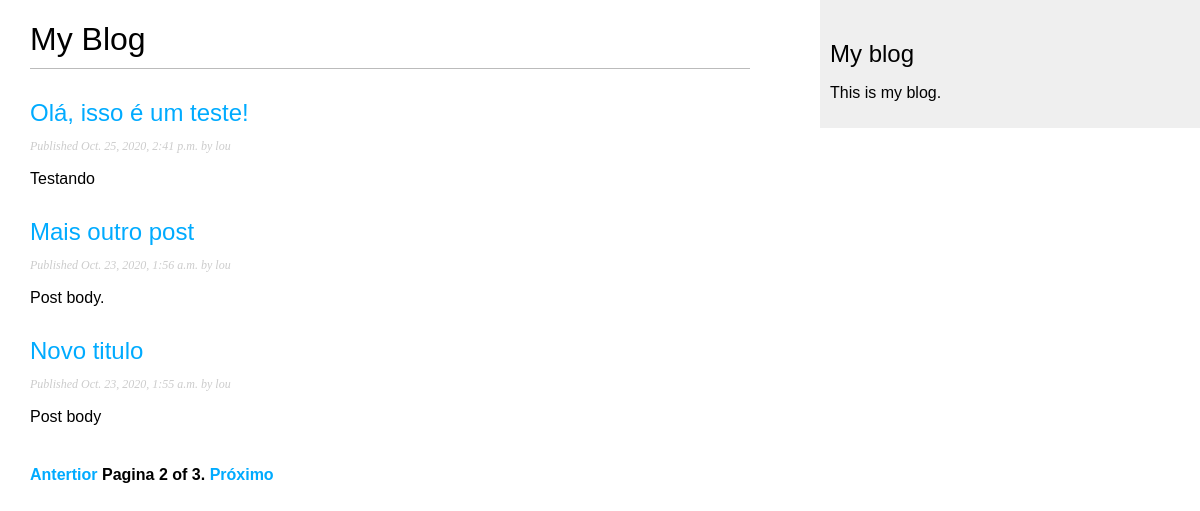
The page /blog_app/?page=2 on the database its author committed.
### blog_app/models.py (models this page shows, shortened)
class Post(models.Model):
    ESCOLHA_STATUS = (
        ('rascunho', 'Rascunho'),
        ('publicado', 'Publicado'),
    )
    titulo = models.CharField(max_length=250) # ESSE CAMPO É PARA O TÍTULO DO POST
    slug = models.SlugField(max_length=250,   # ESSE CAMPO É PARA SER USADO NAS URLS.
                            unique_for_date='publicar') # SLUG É UM RÓTULO QUE CONTEM APENAS LETRAS, NÚMEROS ETC...
    autor = models.ForeignKey(User, # ESSE CAMPO DENIFE  RELAÇÃO many-to-one.
                            on_delete=models.CASCADE, # OU SEJA: CADA POST É ESCRITO POR APENAS UM USUÁRIO
                            related_name='blog_posts') # E UM USUÁRIO PODE ESCREVER QUALQUER NUMERO DE POSTS.
    body = models.TextField() # ESSE É  O CORPO DO POST. É UM CAMPO DE TEXT QUE É ENVIADO PARA A BASE DE DADOS SQL
    publicar = models.DateTimeField(default=timezone.now) # DateTimeField INDICA QUANDO FOI O POST
    criado = models.DateTimeField(auto_now_add=True) # INDICA QUANDO O POST FOI CRIADO
    atualizado = models.DateTimeField(auto_now=True) # INDICA A ULTIMA VEZ QUE O POST FOI ATUALIZADO
    status = models.CharField(max_length=10, # MOSTRA O STATUS DO POST
                                choices=ESCOLHA_STATUS,
                                default='rascunho')
    objetos = models.Manager() # MANAGER PADRÃO
    publicado = AdminPub() # MANAGER PERSONALIZADO
    class Meta: # ESSA CLASSE CONTÉM METADATA. DJANGO ORDENA OS RESULTADOS
        ordering = ('-publicar',) # PELO CAMPO DE PUBLICAÇÃO EM ORDEM DECRESCENTE
    def get_absolute_url(self):
        return reverse('blog_app:detalhe_post',
                        args=[self.publicar.year,
                              self.publicar.month,
                              self.publicar.day, self.slug])

### blog_app/views.py (the view)
# urls.py: path('',views.PostListView.as_view(),name='lista_post'),
class PostListView(ListView):
    queryset = Post.publicado.all() #
    context_object_name = 'posts'
    paginate_by = 3
    template_name = 'blog_app/post/lista.html'

### blog_app/templates/blog_app/post/lista.html (shortened to what this page needs)
{% extends "blog_app/base.html" %}
{% block content %}
  <h1>My Blog</h1>
  {% for post in posts %}
    <h2>
      <a href="{{ post.get_absolute_url }}">
      {{ post.titulo }}
      </a>
    </h2>
    <p class="date">
      Published {{ post.publicar }} by {{ post.autor }}
    </p>
    {{ post.body|truncatewords:30|linebreaks }}
  {% endfor %}
  {% include "pagination.html" with page=page_obj %} <!LIST VIEW DE DJANGO PASSA A PAGINA SELECIONADA EM UMA VARIAVEL CHAMAD page_obj-->
{% endblock %}

### blog_app/static/blog_app/css/blog.css (style rules this page uses)
body { margin:0; padding:0; font-family:helvetica, sans-serif; }
a { color:#00abff; text-decoration:none; }
h1 { font-weight:normal; border-bottom:1px solid #bbb; padding:0 0 10px 0; }
h2 { font-weight:normal; margin:30px 0 0; }
p.date { color:#ccc; font-family: georgia, serif; font-size: 12px; font-style: italic; }

### rows shown on the page
Post: titulo "Olá, isso é um teste!", publicar "Oct. 25, 2020, 2:41 p.m.", autor "lou", body "Testando"
Post: titulo "Mais outro post", publicar "Oct. 23, 2020, 1:56 a.m.", autor "lou", body "Post body."
Post: titulo "Novo titulo", publicar "Oct. 23, 2020, 1:55 a.m.", autor "lou", body "Post body"

### other values the page prints
{{ page.number }} "2"
{{ page.paginator.num_pages }} "3"
